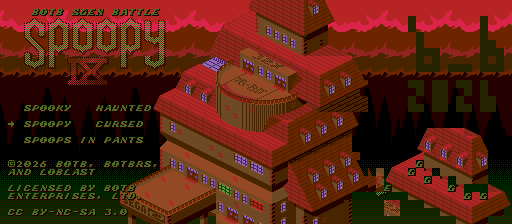

Rendered tile map (Tiled .tmx) drawn with the repository's tilesets; below, a short description and the map source with its tile grids summarised:
An orthogonal 64x28 tile map with 8x8 px tiles, 2 tile layers (layer_b high, layer_a high), 2 hidden layers not drawn.

<map version="1.10" tiledversion="1.12.2" orientation="orthogonal" renderorder="right-down" width="64" height="28" tilewidth="8" tileheight="8" infinite="0" nextlayerid="5" nextobjectid="1">
 <tileset firstgid="1" source="tileset_fg.tsx" />
 <layer id="2" name="layer_b low" width="64" height="28" visible="0">
  <data>[1792 cells, 0 non-empty, 0 distinct tile ids]</data>
 </layer>
 <layer id="4" name="layer_b high" width="64" height="28">
  <data>[1792 cells, 1792 non-empty, 60 distinct tile ids]</data>
 </layer>
 <layer id="1" name="layer_a low" width="64" height="28" visible="0">
  <data>[1792 cells, 896 non-empty, 1 distinct tile ids]</data>
 </layer>
 <layer id="3" name="layer_a high" width="64" height="28">
  <data>[1792 cells, 1792 non-empty, 338 distinct tile ids]</data>
 </layer>
</map>
